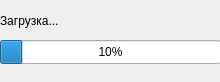
<?xml version="1.0" encoding="UTF-8"?>
<ui version="4.0">
 <class>LoadingDialog</class>
 <widget class="QDialog" name="LoadingDialog">
  <property name="geometry">
   <rect>
    <x>0</x>
    <y>0</y>
    <width>220</width>
    <height>82</height>
   </rect>
  </property>
  <property name="windowTitle">
   <string>Dialog</string>
  </property>
  <widget class="QLabel" name="label">
   <property name="geometry">
    <rect>
     <x>0</x>
     <y>10</y>
     <width>121</width>
     <height>22</height>
    </rect>
   </property>
   <property name="text">
    <string>Загрузка...</string>
   </property>
  </widget>
  <widget class="QProgressBar" name="progressBar">
   <property name="geometry">
    <rect>
     <x>0</x>
     <y>40</y>
     <width>221</width>
     <height>24</height>
    </rect>
   </property>
   <property name="value">
    <number>10</number>
   </property>
  </widget>
 </widget>
 <resources/>
 <connections/>
</ui>
